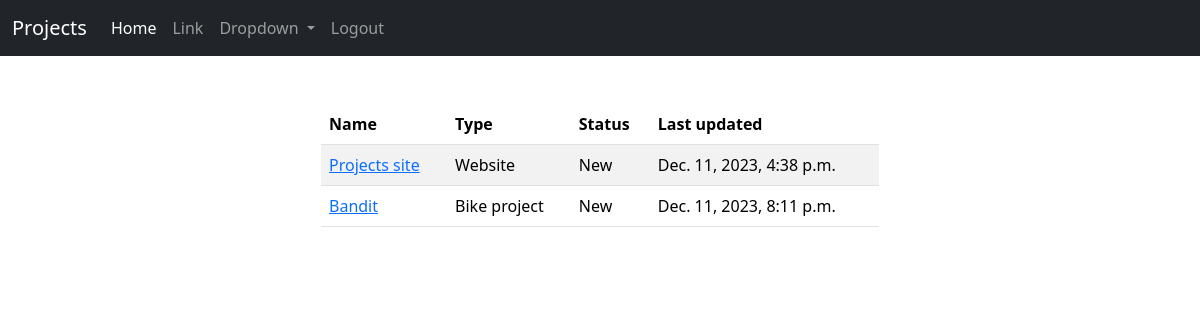
The app's page / (signed in) with its own data.
### base/models.py (models this page shows, shortened)
class project(models.Model):
    id = models.IntegerField(primary_key=True)
    created_at = models.DateTimeField(auto_now_add=True)
    parent = models.IntegerField(default=0) # 0 = parent project, else it is a subproject with a parent of parent number
    name = models.CharField(max_length=64)
    type = models.ForeignKey(type, on_delete=models.CASCADE)
    description = models.TextField()
    status = models.ForeignKey(status, on_delete=models.CASCADE)
    completed = models.BooleanField()
    archived = models.BooleanField()
    lastActivity = models.DateTimeField()

class type(models.Model):
    id = models.IntegerField(primary_key=True)
    type = models.CharField(max_length=64)
    def __str__(self):
        return self.type

class status(models.Model):
    id = models.IntegerField(primary_key=True)
    status = models.CharField(max_length=64)
    def __str__(self):
        return self.status

### base/views.py (the view)
# urls.py: path("", views.home, name = "home"),
def home(request):
    projects = project.objects.filter(parent=0)
    if request.method =="POST":
        username = request.POST['username']
        password = request.POST['password']
        user = authenticate(request, username=username, password=password)
        if user is not None:
            login(request, user)
            return redirect('home')
        else:
            messages.success(request, "There was a problem")
            return redirect("home")
    else:
        return render(request, 'home.html', {'projects': projects})

### base/templates/home.html
{% extends "base.html" %}
{% block content %}
<div class="col-md-6 offset-md-3">
    {% if user.is_authenticated %}
        <br><br>
        {% if projects %}
        <table class="table table-striped table-hover">
            <thead>
              <tr>
                <th scope="col">Name</th>
                <th scope="col">Type</th>
                <th scope="col">Status</th>
                <th scope="col">Last updated</th>
              </tr>
            </thead>
            <tbody>
            {% for project in projects %}
                <tr>
                    <td><a href="{% url 'project_view' pk=project.id %}"> {{ project.name }}</a></td>
                    <td>{{ project.type }}</td>
                    <td>{{ project.status }}</td>
                    <td>{{ project.lastActivity }}</td>
                </tr>
            {% endfor %}
        </tbody>
        </table>
        {% else %}
        <p>
            No projects found
        </p>
            {% endif %}
    {% else %}
        {% include 'login.html' %}
    {% endif %}
</div>
{% endblock %}

### records on screen
project: name "Projects site", type "Website", status "New", lastActivity "Dec. 11, 2023, 4:38 p.m."
project: name "Bandit", type "Bike project", status "New", lastActivity "Dec. 11, 2023, 8:11 p.m."
